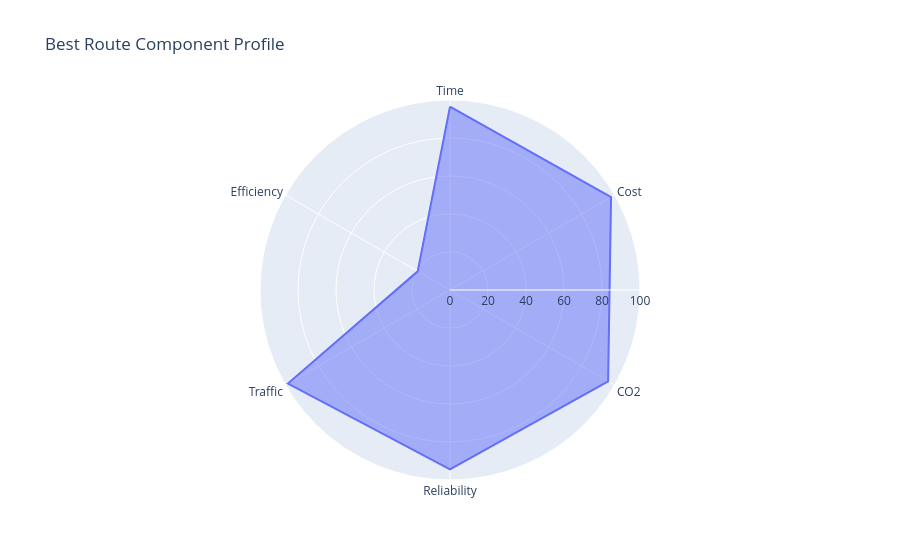

The notebook cell this image was saved under:
### Markdown cell above
### Best route component profile

This radar chart shows the component profile of the best-ranked route option.

### Code cell
best_route = score_df.loc[score_df["delivery_option_score"].idxmax()].copy()

best_route_profile = pd.DataFrame({
    "component": [
        "Time",
        "Cost",
        "CO2",
        "Reliability",
        "Traffic",
        "Efficiency"
    ],
    "score": [
        best_route["time_score"],
        best_route["cost_score"],
        best_route["co2_score"],
        best_route["reliability_score"],
        best_route["traffic_score"],
        best_route["efficiency_score"]
    ]
})

fig = px.line_polar(
    best_route_profile,
    r="score",
    theta="component",
    line_close=True,
    range_r=[0, 100],
    title="Best Route Component Profile"
)

fig.update_traces(fill="toself")
fig.show()

best_route_profile

### Figure 1 — Plotly figure (JSON) as saved in the notebook; plotly's stock layout.template omitted (floating-point values rounded to 4 significant figures)
{"data": [{"fill": "toself", "hovertemplate": "score=%{r}<br>component=%{theta}<extra></extra>", "legendgroup": "", "line": {"color": "#636efa", "dash": "solid"}, "marker": {"symbol": "circle"}, "mode": "lines", "name": "", "r": [96.53, 97.88, 96.09, 94.44, 98.5, 19.63, 96.53], "showlegend": false, "subplot": "polar", "theta": ["Time", "Cost", "CO2", "Reliability", "Traffic", "Efficiency", "Time"], "type": "scatterpolar"}], "layout": {"legend": {"tracegroupgap": 0}, "polar": {"angularaxis": {"direction": "clockwise", "rotation": 90}, "domain": {"x": [0, 1], "y": [0, 1]}, "radialaxis": {"range": [0, 100]}}, "title": {"text": "Best Route Component Profile"}}}
